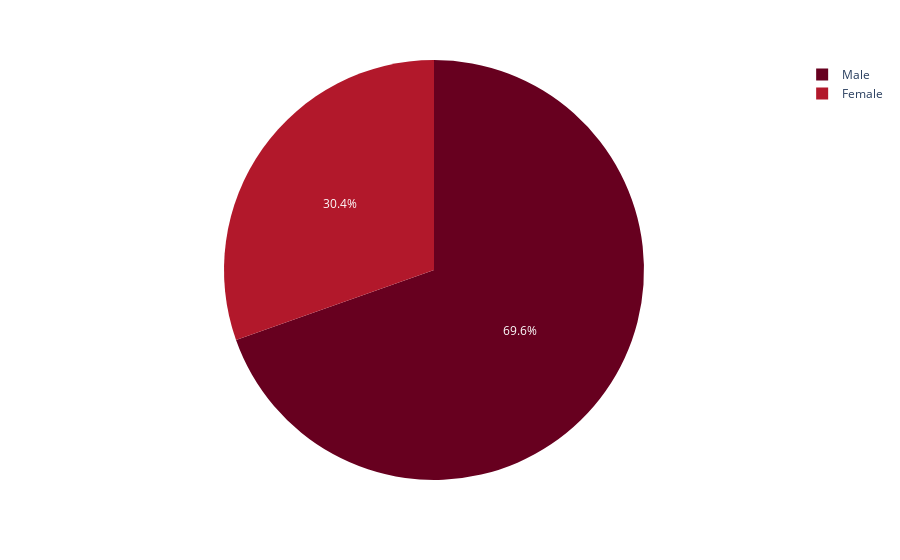

The cell this chart's notebook holds for it:
### Code cell
fig = ply.pie(heart, values='tip',names='sex',color_discrete_sequence=ply.colors.sequential.RdBu)
fig.show()

### Figure 1 — Plotly figure (JSON) as saved in the notebook; plotly's stock layout.template omitted (floating-point values rounded to 4 significant figures)
{"data": [{"domain": {"x": [0, 1], "y": [0, 1]}, "hovertemplate": "sex=%{label}<br>tip=%{value}<extra></extra>", "labels": ["Female", "Male", "Male", "Male", "Female", "Male", "Male", "Male", "Male", "Male", "Male", "Female", "Male", "Male", "Female", "Male", "Female", "Male", "Female", "Male"], "legendgroup": "", "name": "", "showlegend": true, "type": "pie", "values": [1.01, 1.66, 3.5, 3.31, 3.61, 4.71, 2, 3.12, 1.96, 3.23, 1.71, 5, 1.57, 3, 3.02, 3.92, 1.67, 3.71, 3.5, 3.35]}], "layout": {"legend": {"tracegroupgap": 0}, "margin": {"t": 60}, "piecolorway": ["rgb(103,0,31)", "rgb(178,24,43)", "rgb(214,96,77)", "rgb(244,165,130)", "rgb(253,219,199)", "rgb(247,247,247)", "rgb(209,229,240)", "rgb(146,197,222)", "rgb(67,147,195)", "rgb(33,102,172)", "rgb(5,48,97)"]}}
